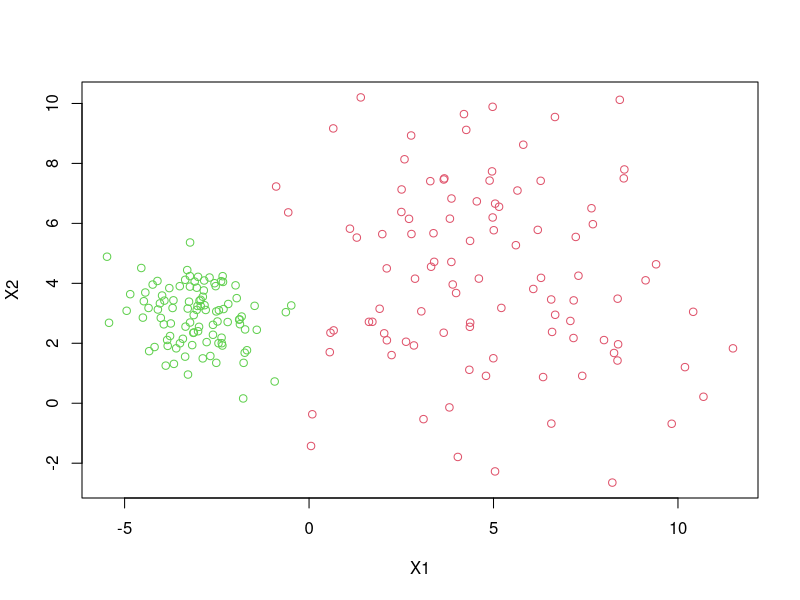

Write the R code that produced this figure. (Note: this script raises an error after producing the figure.)
dcdata = read.csv("dcdata.txt")
target = dcdata[, 3]
dcdata = dcdata[, 1:2]
plot(dcdata,col=target+1, pch = 1)


d = dist(dcdata)
sil=c()

# Perform hierarchical clustering with single link
hc_single = hclust(d, method = "single")
#plot(hc_single)

# Perform hierarchical clustering with complete link
hc_complete = hclust(d, method = "complete")
#plot(hc_complete)

# Split data into two clusters using single link and plot them
clusters = cutree(hc_single, k = 2)
model_silhouette = silhouette(clusters, d)
sil= c(sil, mean(model_silhouette[, 3]))

Accuracy(target,clusters)
      
windows()
plot(dcdata, col = clusters+1, pch = 1, main = "Single Linkage")


# Split data into two clusters using complete link and plot them
clusters = cutree(hc_complete, k = 2)
model_silhouette = silhouette(clusters, d)
sil= c(sil, mean(model_silhouette[, 3]))

Accuracy(target,clusters)

windows()
plot(dcdata, col = clusters+1, pch = 1, main = "Complete Linkage")

# Apply DBSCAN with eps = i and minPts = 5

library("dbscan")

for (i in c(0.75,1,1.25,1.5)) {
model = dbscan(dcdata, eps = i, minPts = 2)
clusters = model$cluster
model_silhouette = silhouette(clusters, d)
sil= c(sil, mean(model_silhouette[, 3]))

windows()
plot(dcdata, col = clusters + 1, pch = ifelse(model$cluster, 1, 4), main = "DBSCAN")
}


# Apply k-Means clustering
model = kmeans(dcdata, 2 )
model$centers
clusters=model$cluster
model_silhouette = silhouette(clusters, d)
sil= c(sil, mean(model_silhouette[, 3]))

windows()
plot(dcdata, col = model$cluster, pch = 1)
points(model$centers, col = 1:length(model$centers), pch = "+", cex = 2)

print(sil)
which.max(sil)
